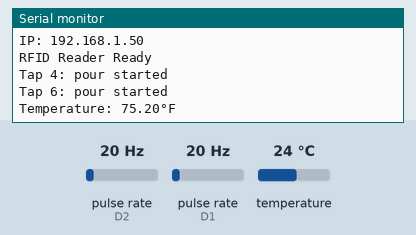
The sketch below on a simulated ESP8266 (NodeMCU). Shown: the last lines printed to the serial monitor. Wiring (inferred from the names in the program): 2 × pulse sensor: data D2 / data D1. Inputs (shaded band) come from the test bench; at power-on: pulse rate (sensors on D2, D1) 20 Hz, temperature 24 °C. WiFi joins after 1.5 s; servers stay silent unless stated; the local clock reads 2024-03-15 10:24:30 at power-on unless the sketch sets it; no MQTT or app messages arrive unless stated.

Above: at 3.7 s.
3.8 s: pulse rate (sensor on D2) set to 2 Hz
At 5.6 s:
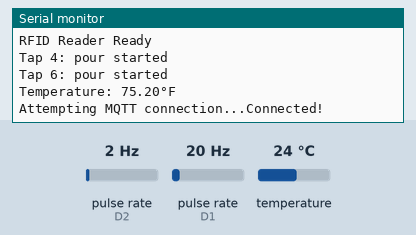
6.5 s: pulse rate (sensor on D2) set to 0 Hz
At 9.4 s:
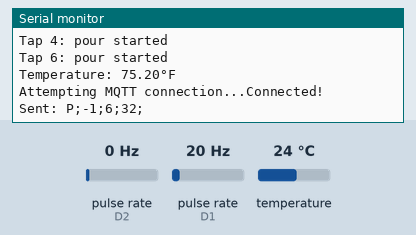
13.1 s: pulse rate (sensor on D1) set to 2 Hz
14.6 s: pulse rate (sensor on D1) set to 0 Hz
At 16.9 s:
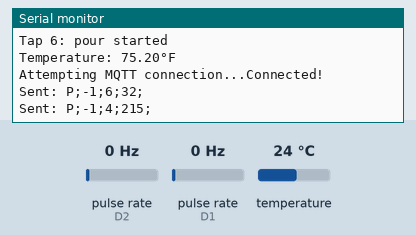

Measured:
- the behaviour switches between 1 and 0 Hz on pulse rate (sensor on D2) (found by bisection; images 1 and 2)
- after the input at 6.5 s, the serial monitor: prints a new line after 2.2 s (image 2)
- after the input at 14.6 s, the serial monitor: prints a new line after 1.8 s (image 3)

The sketch:

RFID_MQTT_1.ino
```cpp
/*
NodeMCU (ESP8266)
Dual YF-S201 Style Flow Meters, DS18B20 OneWire, and MFRC522 RFID
MQTT Integration with RaspberryPints
Special Thanks to Homebrewtalk.com Members RandR+ and Thorrak who made this sketch possible!
This sketch is brought to you by coders like them!
OneWire is on D0. Some have reported that D0 and OneWire have compatability issues. Thus far,
those have not manifested on this sketch.
*/

#include <PubSubClient.h>
#include <OneWire.h>
#include <DallasTemperature.h>
#include <MFRC522.h>
#include <SPI.h>
#include <ESP8266WiFi.h>
#include <time.h>

// Forward Declarations
void setup_wifi();
void ICACHE_RAM_ATTR pulseCounter1();
void ICACHE_RAM_ATTR pulseCounter2();
void callback(char* topic, byte* payload, unsigned int length);
bool checkMQTTConnection();
void RFIDCardAction(char* RFIDTag);
void RFIDCheckFunction();
void sendTemp(float temp, const char* probe, const char* unit, const char* timestamp);
char* getTimestamp();

// WiFi Settings
const char* ssid = "SSID";
const char* password = "SSID_PW";

// MQTT Settings
const char* mqtt_server = "raspberrypints.local";         // If your RaspberryPints has a static IP, you can use the IP address here.
const int mqtt_port = 1883;
const char* mqtt_user = "RaspberryPints";                 // If you change the MQTT Broker User name, make sure you add that name here.
const char* mqtt_pass = "MQTT_PW";                 		  // Your MQTT Broker PW.
const char* mqtt_topic = "rpints/pours";

// RFID Settings
#define SS_PIN D8
#define RST_PIN D4
unsigned long lastRfidCheckTime = 0;
unsigned int rfidCheckDelay = 250;
unsigned long lastRfidReadTime;
char RFIDTag[16];
bool tagIsActive = false;
bool messagePrinted = false;
MFRC522 mfrc522(SS_PIN, RST_PIN);

// Flow Sensor 1
const int flowPin1 = D1;                 // Avoid using D3
const int tapNumber1 = 4;                // Change for each tap. If running an Arduino through Serial or USB in conjunction with MQTT, Do not make this a pin number already used.
volatile unsigned long pulseCount1 = 0;

// Flow Sensor 2
const int flowPin2 = D2;                 // Avoid using D3
const int tapNumber2 = 6;                // Change for each tap. If running an Arduino through Serial or USB in conjunction with MQTT, Do not make this a pin number already used.
volatile unsigned long pulseCount2 = 0;

// Pour tracking
const unsigned long POUR_TIMEOUT = 2000;   // ms of no flow before pour is considered done
const unsigned long CHECK_INTERVAL = 100;  // how often to check for flow activity
const unsigned long MIN_POUR_PULSES = 15;  // minimum pulses to count as a real pour (noise filter)
bool pouring1 = false;
unsigned long pourPulses1 = 0;
unsigned long lastPulseTime1 = 0;
bool pouring2 = false;
unsigned long pourPulses2 = 0;
unsigned long lastPulseTime2 = 0;
unsigned long lastCheckTime = 0;

// OneWire Settings
#define SENSOR_PIN D0                                 // The ESP8266 pin connected to DS18B20 sensor's DQ pin
const char* TZstr = "EST+5EDT,M3.2.0/2,M11.1.0/2";    // TZ offset set for EST and Daylight SAvings (POSIX Timezone String)
OneWire oneWire(SENSOR_PIN);
DallasTemperature DS18B20(&oneWire);
float temperature_C;                                  // temperature in Celsius
float temperature_F;                                  // temperature in Fahrenheit
static unsigned long tempTime = 0;
char probeName[24] = "Garage";                        // Name your Temp Probe to your requirements

WiFiClient espClient;
PubSubClient client(espClient);

void setup() {
  Serial.begin(115200);
  setup_wifi();
  client.setServer(mqtt_server, mqtt_port);
  client.setCallback(callback);

  delay(1000);
  SPI.begin();
  mfrc522.PCD_Init();                                         // Initialize MFRC522 Board
  Serial.println("RFID Reader Ready");

  DS18B20.begin();                                            // Initialize DS18B20 Sensor
  configTime(TZstr, "pool.ntp.org", "time.nist.gov");         // Get Time with timezone offset

  pinMode(flowPin1, INPUT_PULLUP);
  pinMode(flowPin2, INPUT_PULLUP);
  attachInterrupt(digitalPinToInterrupt(flowPin1), pulseCounter1, FALLING);
  attachInterrupt(digitalPinToInterrupt(flowPin2), pulseCounter2, FALLING);
}

void loop() {
  // Non-blocking connection health check
  if (!client.connected()) {
    static unsigned long lastReconnectAttempt = 0;
    unsigned long currentMillis = millis();
    if (currentMillis - lastReconnectAttempt > 5000) {
      lastReconnectAttempt = currentMillis;
      if (checkMQTTConnection()) {
        lastReconnectAttempt = 0;
      }
    }
  } else {
    client.loop();
  }

  unsigned long now = millis();

  // 1. RFID scan interval
  if ((now - lastRfidCheckTime) > rfidCheckDelay || lastRfidCheckTime == 0) {
    RFIDCheckFunction();
    lastRfidCheckTime = now;
  }

  // 2. Process Tag Buffer & Timeout logic
  RFIDCardAction(RFIDTag);

  // 3. Flow activity & MQTT Reporting
  if (now - lastCheckTime > CHECK_INTERVAL) {
    noInterrupts();
    unsigned long count1 = pulseCount1;
    pulseCount1 = 0;
    unsigned long count2 = pulseCount2;
    pulseCount2 = 0;
    interrupts();

    // Determine tag status safely
    bool isNoTag = true;
    if (strlen(RFIDTag) > 0 && isAlphaNumeric(RFIDTag[0])) {
      isNoTag = false;
    }
    if (strcmp(RFIDTag, "0") == 0) isNoTag = true;
    const char* activeTagStatus = isNoTag ? "-1" : "";

    // --- Tap 1 ---
    if (count1 > 0) {
      pourPulses1 += count1;
      lastPulseTime1 = now;
      if (!pouring1) {
        pouring1 = true;
        Serial.printf("Tap %d: pour started\n", tapNumber1);
      }
    } else if (pouring1 && (now - lastPulseTime1 > POUR_TIMEOUT)) {
      if (pourPulses1 >= MIN_POUR_PULSES) {
        char payload[100];
        snprintf(payload, sizeof(payload), "P;%s;%d;%lu;%s", activeTagStatus, tapNumber1, pourPulses1, RFIDTag);
        if (client.connected()) client.publish(mqtt_topic, payload);
        Serial.printf("Sent: %s\n", payload);
      } else {
        Serial.printf("Tap %d: discarded noise\n", tapNumber1);
      }

      // Reset hardware immediately after ANY pour attempt
      delay(100);
      mfrc522.PCD_Init();
      memset(RFIDTag, 0, 16);
      tagIsActive = false;
      pouring1 = false;
      pourPulses1 = 0;
    }

    // --- Tap 2 ---
    if (count2 > 0) {
      pourPulses2 += count2;
      lastPulseTime2 = now;
      if (!pouring2) {
        pouring2 = true;
        Serial.printf("Tap %d: pour started\n", tapNumber2);
      }
    } else if (pouring2 && (now - lastPulseTime2 > POUR_TIMEOUT)) {
      if (pourPulses2 >= MIN_POUR_PULSES) {
        char payload[100];
        snprintf(payload, sizeof(payload), "P;%s;%d;%lu;%s", activeTagStatus, tapNumber2, pourPulses2, RFIDTag);
        if (client.connected()) client.publish(mqtt_topic, payload);
        Serial.printf("Sent: %s\n", payload);
      } else {
        Serial.printf("Tap %d: discarded noise\n", tapNumber2);
      }

      // Reset hardware immediately after ANY pour attempt
      delay(100);
      mfrc522.PCD_Init();
      memset(RFIDTag, 0, 16);
      tagIsActive = false;
      pouring2 = false;
      pourPulses2 = 0;
    }
    lastCheckTime = now;
  }

  // 4. Temperature tracking (every 15 mins)
  if (now - tempTime > 900000 || tempTime == 0) {
    DS18B20.requestTemperatures();
    temperature_C = DS18B20.getTempCByIndex(0);
    if (temperature_C != DEVICE_DISCONNECTED_C) {
      temperature_F = temperature_C * 9 / 5 + 32;
      sendTemp(temperature_F, probeName, "F", getTimestamp());
      Serial.printf("Temperature: %.2f°F\n", temperature_F);
    }
    tempTime = now;
  }
}

void setup_wifi() {
  Serial.print("Connecting to WiFi");
  WiFi.begin(ssid, password);
  while (WiFi.status() != WL_CONNECTED) {
    delay(500);
    Serial.print(".");
  }
  Serial.printf("\nWiFi connected\nIP: %s\n", WiFi.localIP().toString().c_str());
}

void ICACHE_RAM_ATTR pulseCounter1() { pulseCount1++; }
void ICACHE_RAM_ATTR pulseCounter2() { pulseCount2++; }

void RFIDCheckFunction() {
  if (mfrc522.PICC_IsNewCardPresent() && mfrc522.PICC_ReadCardSerial()) {
    String tempRFIDTag = "";
    for (byte i = 0; i < mfrc522.uid.size; i++) {
      tempRFIDTag += String(mfrc522.uid.uidByte[i]);
    }
    byte bcc = 0;
    for (byte i = 0; i < mfrc522.uid.size; i++) {
      bcc ^= mfrc522.uid.uidByte[i];
    }
    if (bcc < 0x10) tempRFIDTag += "0";
    tempRFIDTag += String(bcc);
    tempRFIDTag.toUpperCase();
    tempRFIDTag.toCharArray(RFIDTag, 16);

    tagIsActive = true;
    messagePrinted = false;
    lastRfidReadTime = millis();
    mfrc522.PICC_HaltA();
  }
}

void RFIDCardAction(char* RFIDTag) {
  if (tagIsActive) {
    if (millis() - lastRfidReadTime >= 45000) {
      memset(RFIDTag, 0, 16);
      tagIsActive = false;
      messagePrinted = false;
      Serial.println("Tag memory cleared.");
    } else if (!messagePrinted) {
      Serial.printf("Processing UID Buffer: %s\n", RFIDTag);
      messagePrinted = true;
    }
  }
}

// Non-blocking client connection routine
bool checkMQTTConnection() {
  Serial.print("Attempting MQTT connection...");
  String clientId = "ESP8266-taps-" + String(tapNumber1) + "-" + String(tapNumber2);
  if (client.connect(clientId.c_str(), mqtt_user, mqtt_pass)) {
    Serial.println("Connected!");
    client.subscribe("rpints");
    return true;
  }
  Serial.printf("Failed, rc=%d. Will try again.\n", client.state());
  return false;
}

void callback(char* topic, byte* payload, unsigned int length) {
  Serial.printf("Message received on %s\n", topic);
}

char* getTimestamp(){
  static char buffer[80];
  time_t timer;
  struct tm* timeinfo;
  time(&timer);
  timeinfo = localtime(&timer);
  strftime(buffer, sizeof(buffer), "%Y-%m-%dT%H:%M:%S", timeinfo);
  return buffer;
}

void sendTemp(float temp, const char* probe, const char* unit, const char* timestamp) {
  char payload[100];
  snprintf(payload, sizeof(payload), "T;%s;%.2f;%s;%s", probe, temp, unit, timestamp);
  if(client.connected()) client.publish(mqtt_topic, payload);
}
```
